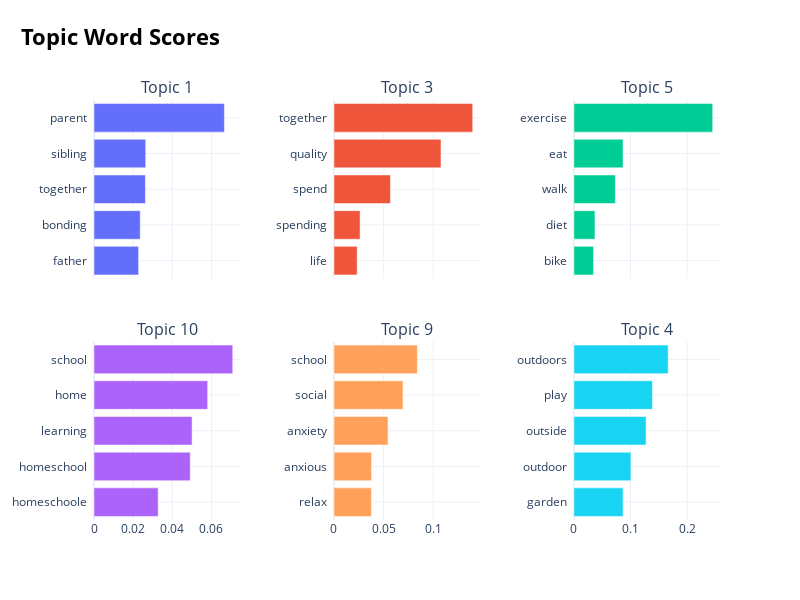

Source (notebook cell):
### Code cell
model.visualize_barchart()

### Figure 1 — Plotly figure (JSON) as saved in the notebook; plotly's stock layout.template omitted (floating-point values rounded to 4 significant figures)
{"data": [{"orientation": "h", "type": "bar", "x": [0.02278, 0.02361, 0.02627, 0.02642, 0.06663], "xaxis": "x", "y": ["father  ", "bonding  ", "together  ", "sibling  ", "parent  "], "yaxis": "y"}, {"orientation": "h", "type": "bar", "x": [0.02333, 0.02628, 0.05679, 0.1077, 0.1396], "xaxis": "x2", "y": ["life  ", "spending  ", "spend  ", "quality  ", "together  "], "yaxis": "y2"}, {"orientation": "h", "type": "bar", "x": [0.03456, 0.03716, 0.07315, 0.0868, 0.2452], "xaxis": "x3", "y": ["bike  ", "diet  ", "walk  ", "eat  ", "exercise  "], "yaxis": "y3"}, {"orientation": "h", "type": "bar", "x": [0.03278, 0.04917, 0.05012, 0.05807, 0.07089], "xaxis": "x4", "y": ["homeschoole  ", "homeschool  ", "learning  ", "home  ", "school  "], "yaxis": "y4"}, {"orientation": "h", "type": "bar", "x": [0.03765, 0.03784, 0.05441, 0.06943, 0.08388], "xaxis": "x5", "y": ["relax  ", "anxious  ", "anxiety  ", "social  ", "school  "], "yaxis": "y5"}, {"orientation": "h", "type": "bar", "x": [0.08691, 0.1006, 0.1275, 0.1388, 0.1665], "xaxis": "x6", "y": ["garden  ", "outdoor  ", "outside  ", "play  ", "outdoors  "], "yaxis": "y6"}], "layout": {"annotations": [{"font": {"size": 16}, "showarrow": false, "text": "Topic 1", "x": 0.1167, "xanchor": "center", "xref": "paper", "y": 1, "yanchor": "bottom", "yref": "paper"}, {"font": {"size": 16}, "showarrow": false, "text": "Topic 3", "x": 0.5, "xanchor": "center", "xref": "paper", "y": 1, "yanchor": "bottom", "yref": "paper"}, {"font": {"size": 16}, "showarrow": false, "text": "Topic 5", "x": 0.8833, "xanchor": "center", "xref": "paper", "y": 1, "yanchor": "bottom", "yref": "paper"}, {"font": {"size": 16}, "showarrow": false, "text": "Topic 10", "x": 0.1167, "xanchor": "center", "xref": "paper", "y": 0.425, "yanchor": "bottom", "yref": "paper"}, {"font": {"size": 16}, "showarrow": false, "text": "Topic 9", "x": 0.5, "xanchor": "center", "xref": "paper", "y": 0.425, "yanchor": "bottom", "yref": "paper"}, {"font": {"size": 16}, "showarrow": false, "text": "Topic 4", "x": 0.8833, "xanchor": "center", "xref": "paper", "y": 0.425, "yanchor": "bottom", "yref": "paper"}], "height": 600, "hoverlabel": {"bgcolor": "white", "font": {"family": "Rockwell", "size": 16}}, "showlegend": false, "title": {"font": {"color": "Black", "size": 22}, "text": "<b>Topic Word Scores", "x": 0.15, "xanchor": "center", "y": 0.95, "yanchor": "top"}, "width": 800, "xaxis": {"anchor": "y", "domain": [0, 0.2333], "matches": "x4", "showgrid": true, "showticklabels": false}, "xaxis2": {"anchor": "y2", "domain": [0.3833, 0.6167], "matches": "x5", "showgrid": true, "showticklabels": false}, "xaxis3": {"anchor": "y3", "domain": [0.7667, 1.0], "matches": "x6", "showgrid": true, "showticklabels": false}, "xaxis4": {"anchor": "y4", "domain": [0, 0.2333], "showgrid": true}, "xaxis5": {"anchor": "y5", "domain": [0.3833, 0.6167], "showgrid": true}, "xaxis6": {"anchor": "y6", "domain": [0.7667, 1.0], "showgrid": true}, "yaxis": {"anchor": "x", "domain": [0.575, 1], "showgrid": true}, "yaxis2": {"anchor": "x2", "domain": [0.575, 1], "showgrid": true}, "yaxis3": {"anchor": "x3", "domain": [0.575, 1], "showgrid": true}, "yaxis4": {"anchor": "x4", "domain": [0, 0.425], "showgrid": true}, "yaxis5": {"anchor": "x5", "domain": [0, 0.425], "showgrid": true}, "yaxis6": {"anchor": "x6", "domain": [0, 0.425], "showgrid": true}}}
